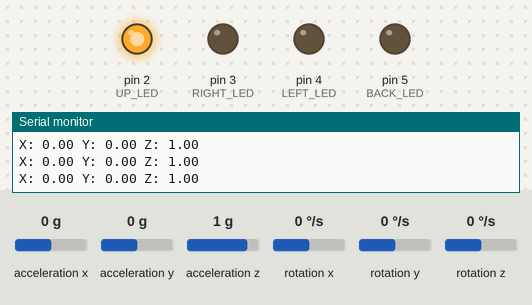
Recording of a sketch running on a simulated Arduino Uno, built with avr-gcc and run on an emulated ATmega328P. On the bench: output pins drawn as LEDs (lit = HIGH), the last lines printed to the serial monitor. The test bench sets the inputs (shaded band); at power-on: acceleration z 1 g, acceleration x 0 g, acceleration y 0 g, rotation x 0 °/s, rotation y 0 °/s, rotation z 0 °/s.

Above: at 1.2 s.
1.3 s: acceleration z set to 0.7 g
At 1.8 s:
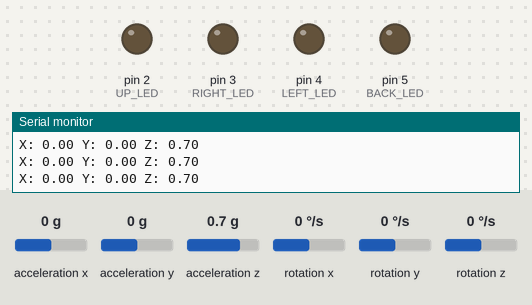
2.8 s: acceleration x set to -0.7 g
4.3 s: acceleration x set to -1 g
At 4.9 s:
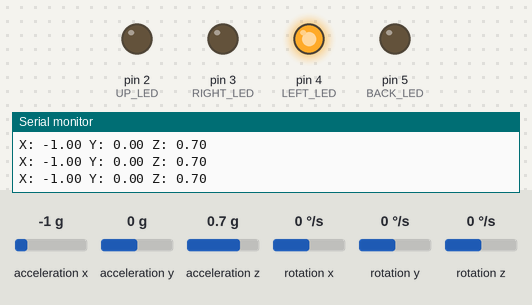
5.8 s: acceleration z set to -0.7 g
7.3 s: acceleration z set to -1 g
At 8.0 s:
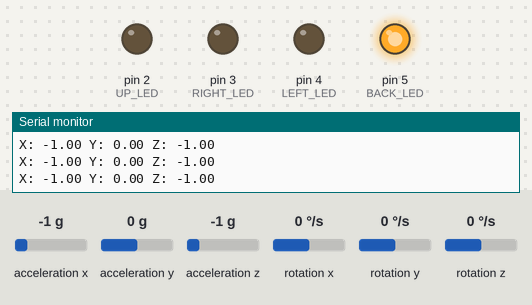
8.8 s: acceleration z set to -0.8 g
At 9.6 s:
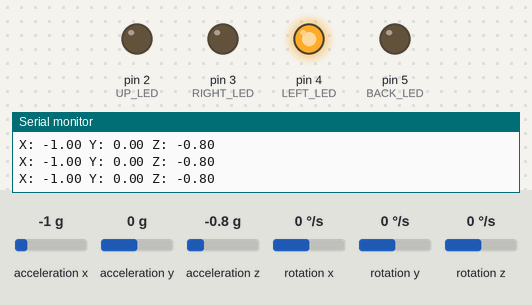
Timing chart, 0 to 11.3 s (numbered marks = the images above; inputs shaded):
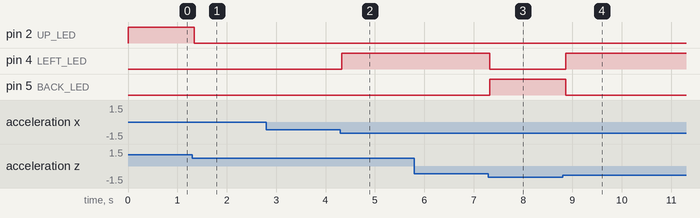

The sketch:

MPU6050_test_by_LED.ino
```cpp
#include <Wire.h>
#include <MPU6050_light.h>

#define UP_LED 2
#define RIGHT_LED 3
#define LEFT_LED 4
#define BACK_LED 5

MPU6050 mpu(Wire);

void setup() {
  Serial.begin(9600);

  mpu.begin();
  Serial.println("MPU6050 Initialized");

  pinMode(UP_LED, OUTPUT);
  pinMode(RIGHT_LED, OUTPUT);
  pinMode(LEFT_LED, OUTPUT);
  pinMode(BACK_LED, OUTPUT);

  digitalWrite(UP_LED, LOW);
  digitalWrite(RIGHT_LED, LOW);
  digitalWrite(LEFT_LED, LOW);
  digitalWrite(BACK_LED, LOW);
}

void loop() {
  mpu.update();

  float ax = mpu.getAccX();
  float ay = mpu.getAccY();
  float az = mpu.getAccZ();

  Serial.print("X: ");
  Serial.print(ax);
  Serial.print(" Y: ");
  Serial.print(ay);
  Serial.print(" Z: ");
  Serial.println(az);

  digitalWrite(UP_LED, LOW);
  digitalWrite(RIGHT_LED, LOW);
  digitalWrite(LEFT_LED, LOW);
  digitalWrite(BACK_LED, LOW);

  if (az > 0.8) {
    digitalWrite(UP_LED, HIGH);
  } else if (az < -0.8) {
    digitalWrite(BACK_LED, HIGH);
  } else if (ax > 0.8) {
    digitalWrite(RIGHT_LED, HIGH);
  } else if (ax < -0.8) {
    digitalWrite(LEFT_LED, HIGH);
  }

  delay(100);
}
```

Measured:
- the behaviour switches between 0.9 and 0.8 g on acceleration z (found by bisection; images 0 and 1)
- the behaviour switches between -0.8 and -0.9 g on acceleration x (found by bisection; images 1 and 2)
- the behaviour switches between -0.8 and -0.9 g on acceleration z (found by bisection; images 2 and 3)
- after the input at 1.3 s, pin 2 (UP_LED): HIGH → LOW at once
- after the input at 4.3 s, pin 4 (LEFT_LED): LOW → HIGH at once
- after the input at 7.3 s, pin 4 (LEFT_LED): HIGH → LOW at once; pin 5 (BACK_LED): LOW → HIGH at once
- after the input at 8.8 s, pin 4 (LEFT_LED): LOW → HIGH after 0.07 s; pin 5 (BACK_LED): HIGH → LOW after 0.07 s
